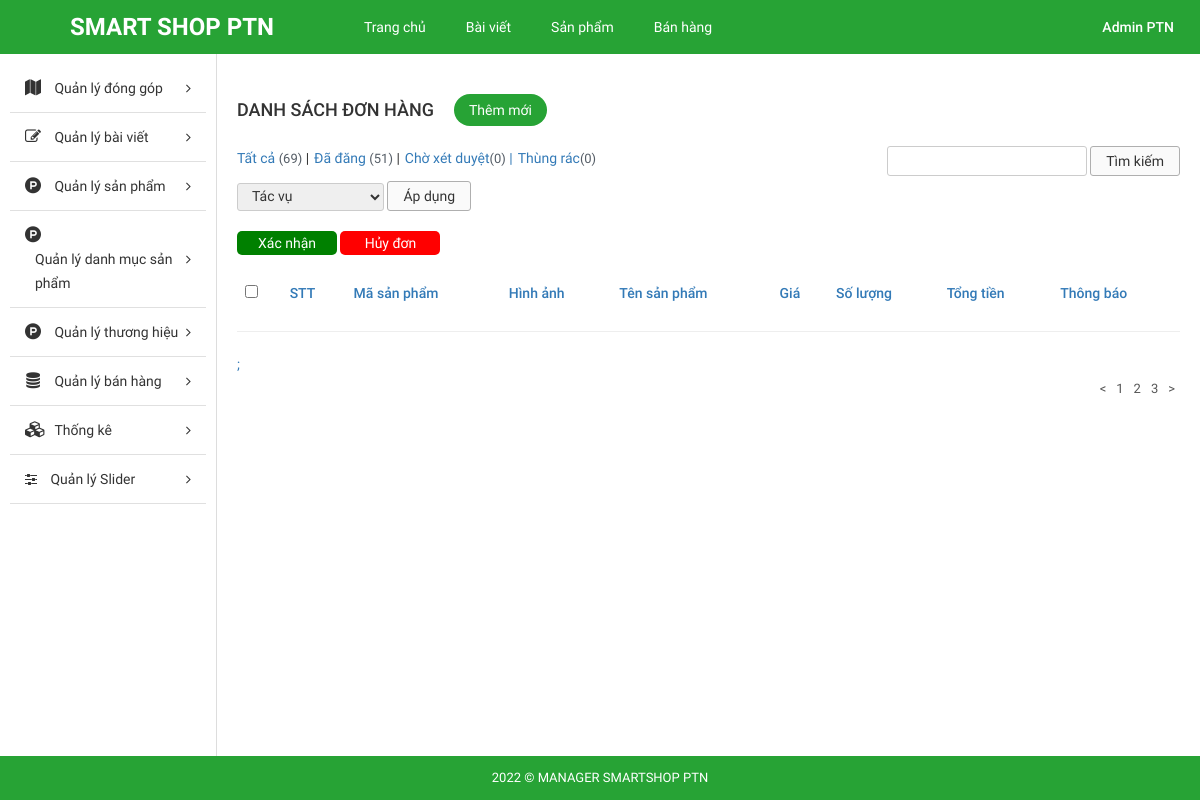
Page /admin/index.php?modules=orders&controllers=index&action=detail&id_order=21 (signed in) on the earlier database version.
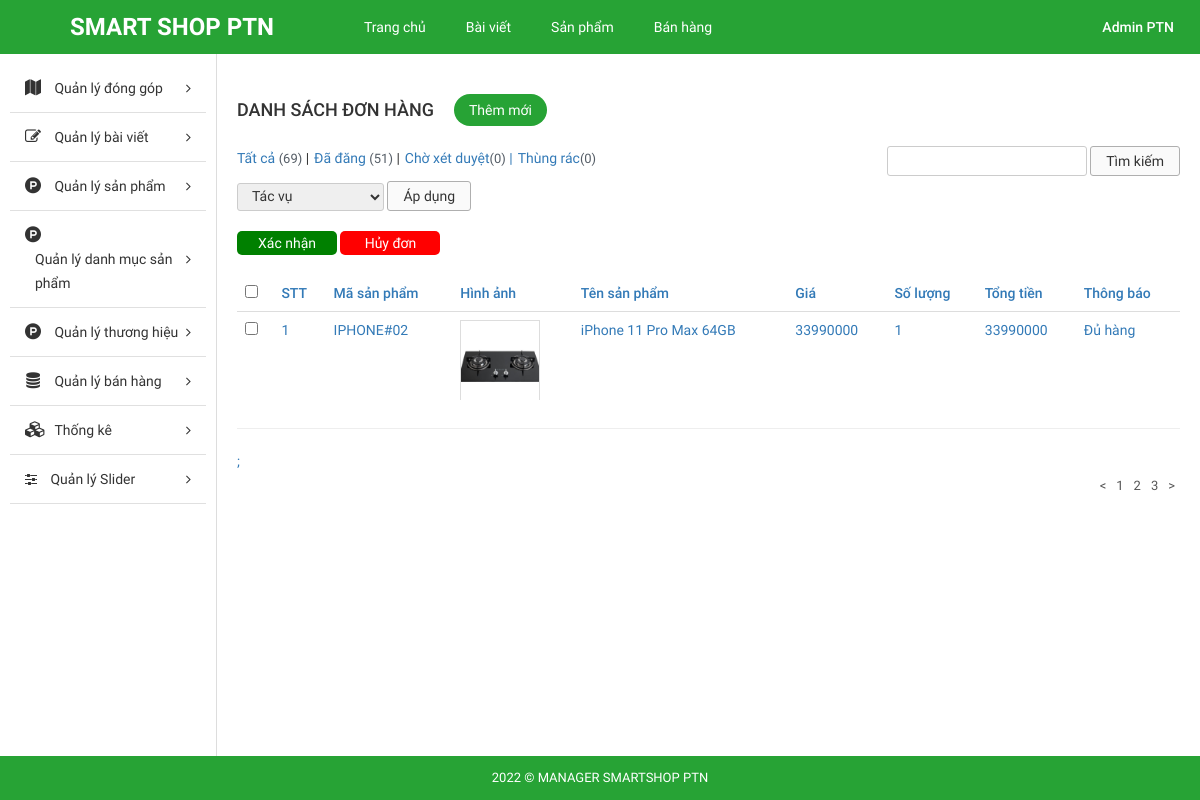
Same page on the later database version.
### tables this page shows
CREATE TABLE `tbl_product` (
  `id` int(11) NOT NULL,
  `id_category` int(11) NOT NULL,
  `id_brand` int(11) NOT NULL,
  `name` varchar(255) NOT NULL,
  `code` varchar(255) NOT NULL,
  `price` float NOT NULL,
  `promotional_price` float NOT NULL,
  `quantity` int(11) NOT NULL,
  `status` enum('còn hàng','hết hàng','hàng sắp về') NOT NULL,
  `description` text NOT NULL,
  `type_of_gas_stove` varchar(255) NOT NULL,
  `igniters` varchar(255) NOT NULL,
  `gas_consumption` varchar(255) NOT NULL,
  `burners` varchar(255) NOT NULL,
  `utilities` varchar(255) NOT NULL,
  `manufacturer_in` varchar(255) NOT NULL,
  `year_of_manufacture` varchar(255) NOT NULL,
  `user` varchar(255) NOT NULL,
  `create_date` varchar(255) NOT NULL,
  `image` varchar(255) NOT NULL,
  `level` enum('hot','normal','discount') NOT NULL
);

### admin/modules/orders/controllers/indexController.php (called while the page is built, shortened)
<?php
function detailAction(){
	$id_order = $_GET['id_order'];
	$data = array();
	$check = true;
	$data_order = getAllDetailOrderNo($id_order);
	foreach ($data_order as $key => $value) {
		$id_product = (int)$value['id_product'];
		$data_product = getProductInOrder($id_product);
		$data[$key]['sub_total_price'] = $value['sub_total_price'];
		$data[$key]['qty']  = $value['qty'];
		$data[$key]['code'] = $data_product['code'];
		$data[$key]['image'] = $data_product['image'];
		$data[$key]['name'] = $data_product['name'];
		$data[$key]['price'] = $data_product['price'];
		if($value['qty'] > $data_product['quantity']){
			$data[$key]['mess'] = "Thiếu hàng";
			$check = false;
		}else{
			$data[$key]['mess'] = "Đủ hàng";
		}
	};
	$data[count($data)] = $id_order;
	$data[count($data)] = $check;
	load_view('detail',$data);
}
?>

### admin/libraries/database.php (called while the page is built, shortened)
<?php
function db_query($query_string) {
    global $conn;
    $result = mysqli_query($conn, $query_string);
    return $result;
}
function db_fetch_row($query_string) {
    $mysqli_result = db_query($query_string);
    $result = mysqli_fetch_assoc($mysqli_result);
    return $result;
}
function db_fetch_array($query_string) {
    $result = array();
    $mysqli_result = db_query($query_string);
    while ($row = mysqli_fetch_assoc($mysqli_result)) {
        $result[] = $row;
    }
    return $result;
}

### admin/modules/orders/models/indexModel.php (called while the page is built, shortened)
<?php
function getAllDetailOrderNo($id_order){
	return db_fetch_array("SELECT * FROM `tbl_detail_order` WHERE `id_order` ='$id_order'");
}
function getProductInOrder($id_product){
	return db_fetch_row("SELECT * FROM `tbl_product` WHERE `id` ='$id_product'");
}
 ?>

### admin/core/router.php (called while the page is built, shortened)
<?php
$action_name = get_action().'Action';
call_function(array('construct', $action_name));

### admin/core/appload.php (called while the page is built, shortened)
<?php
require CONFIGPATH . DIRECTORY_SEPARATOR . 'database.php';
require LIBPATH . DIRECTORY_SEPARATOR . 'database.php';
require COREPATH . DIRECTORY_SEPARATOR . 'base.php';
require COREPATH . DIRECTORY_SEPARATOR . 'router.php';

### admin/index.php (called while the page is built, shortened)
<?php
require COREPATH.DIRECTORY_SEPARATOR.'appload.php';

### admin/modules/orders/views/detailView.php (the view, shortened to what the changed rows need)
<?php get_header(); ?>
<div id="main-content-wp" class="list-product-page" >
    <div class="wrap clearfix">
        <?php get_sidebar(); ?>
        <div id="content" class="fl-right">
            <div class="section" id="title-page">
                <div class="clearfix">
                    <h3 id="index" class="fl-left">Danh sách đơn hàng</h3>
                    <a href="?page=add_cat" title="" id="add-new" class="fl-left">Thêm mới</a>
                </div>
            </div>
            <div class="section" id="detail-page">
                <div class="section-detail">
                    <div class="filter-wp clearfix">
                        <ul class="post-status fl-left">
                            <li class="all"><a href="">Tất cả <span class="count">(69)</span></a> |</li>
                            <li class="publish"><a href="">Đã đăng <span class="count">(51)</span></a> |</li>
                            <li class="pending"><a href="">Chờ xét duyệt<span class="count">(0)</span> |</a></li>
                            <li class="pending"><a href="">Thùng rác<span class="count">(0)</span></a></li>
                        </ul>
                        <form method="GET" class="form-s fl-right">
                            <input type="text" name="s" id="s">
                            <input type="submit" name="sm_s" value="Tìm kiếm">
                        </form>
                    </div>
                    <div class="actions">
                        <form method="GET" action="" class="form-actions">
                            <select name="actions">
                                <option value="0">Tác vụ</option>
                            </select>
                            <input type="submit" name="sm_action" value="Áp dụng">
                        </form>
                    </div>
                    <div class="table-responsive">
                        <a  style=" <?php if(!$data[count($data) - 1]) echo "pointer-events: none;" ?> display: inline-block; text-align: center; margin-bottom: 20px;background-color: green;color: white; border: none; border-radius: 5px; width: 100px;"  href="?modules=orders&controllers=index&action=confirm&id_order=<?php echo $data[count($data)-2]; ?>">Xác nhận <a/>
                        <a style=" display: inline-block; text-align: center; margin-bottom: 20px;background-color: red;color: white; border: none; border-radius: 5px; width: 100px;"  href="?modules=orders&controllers=index&action=cancel&id_order=<?php echo $data[count($data)-2]; ?>" >Hủy đơn<a/>
                        <table class="table list-table-wp">
                            <thead>
                                <tr>
                                    <td><input type="checkbox" name="checkAll" id="checkAll"></td>
                                    <td><span class="thead-text">STT</span></td>
                                    <td><span class="thead-text">Mã sản phẩm</span></td>
                                    <td><span class="thead-text">Hình ảnh</span></td>
                                    <td><span class="thead-text">Tên sản phẩm</span></td>
                                    <td><span class="thead-text">Giá</span></td>
                                    <td><span class="thead-text">Số lượng</span></td>
                                    <td><span class="thead-text">Tổng tiền</span></td>
                                    <td><span class="thead-text">Thông báo</span></td>
                                </tr>
                            </thead>
                            <tbody>
                                <?php if(!empty($data))  foreach ($data as $key => $value) { if($key < count($data) -2){?>
                                <tr>
                                    <td><input type="checkbox" name="checkItem" class="checkItem"></td>
                                    <td><span class="tbody-text"><?php echo ($key +1) ;?></h3></span>
                                    <td><span class="tbody-text"><?php echo $value['code']; ?></h3></span>
                                    <td>
                                        <div class="tbody-thumb">
                                            <img src="<?php echo $value['image']; ?>" alt="">
                                        </div>
                                    </td>
                                    <td><span class="tbody-text"><?php echo $value['name']; ?></h3></span>
                                    <td><span class="tbody-text"><?php echo $value['price'] ;?></span></td>
                                    <td><span class="tbody-text"><?php echo $value['qty'] ;?></span></td>
                                    <td><span class="tbody-text"><?php echo $value['sub_total_price']; ?></span></td>
                                    <td><span  class="tbody-text"><?php echo $value['mess']; ?></span></td>
                                </tr>
                            <?php } }; ?>
                            </tbody>
                        </table>
                        <hr>;
                    </div>
                </div>
            </div>
            <div class="section" id="paging-wp">
                <div class="section-detail clearfix">
                    <ul id="list-paging" class="fl-right">
                        <li>
                            <a href="" title=""><</a>
                        </li>
                        <li>
                            <a href="" title="">1</a>
                        </li>
                        <li>
                            <a href="" title="">2</a>
                        </li>
                        <li>
                            <a href="" title="">3</a>
                        </li>
                        <li>
                            <a href="" title="">></a>
                        </li>
                    </ul>
                </div>
            </div>
        </div>
    </div>
</div>
<?php get_footer(); ?>

### admin/core/base.php (shortened to what the changed rows need)
<?php
function get_module() {
    global $config;
    $module = isset($_GET['modules']) ? $_GET['modules'] : $config['default_module'];
    return $module;
}
function call_function($list_function = array()) {
    if (is_array($list_function)) {
        foreach ($list_function as $f) {
            if (function_exists($f())) {
                $f();
            }
        }
    }
}
function load_view($name, $data_send = array()) {
    $data = $data_send;
    $path = MODULESPATH . DIRECTORY_SEPARATOR . get_module() . DIRECTORY_SEPARATOR . 'views' . DIRECTORY_SEPARATOR . $name . 'View.php';
    if (file_exists($path)) {
        require $path;
    } else {
        echo "Không tìm thấy {$path}";
    }
}
function get_header($name = '') {
    if (empty($name)) {
        $name = 'header';
    } else {
        $name = "header-{$name}";
    }
    $path = LAYOUTPATH . DIRECTORY_SEPARATOR . $name . '.php';
    if (file_exists($path)) {
        require $path;
    } else {
        echo "Không tìm thấy {$path}";
    }
}
function get_footer($name = '') {
    if (empty($name)) {
        $name = 'footer';
    } else {
        $name = "footer-{$name}";
    }
    $path = LAYOUTPATH . DIRECTORY_SEPARATOR . $name . '.php';
    if (file_exists($path)) {
        require $path;
    } else {
        echo "Không tìm thấy {$path}";
    }
}
function get_sidebar($name = '') {
    if (empty($name)) {
        $name = 'sidebar';
    } else {
        $name = "sidebar-{$name}";
    }
    $path = LAYOUTPATH . DIRECTORY_SEPARATOR . $name . '.php';
    if (file_exists($path)) {
        require $path;
    } else {
        echo "Không tìm thấy {$path}";
    }
}
?>

### admin/layout/header.php (shortened to what the changed rows need)
<!DOCTYPE html>
<html>
    <head>
        <link href="public/css/bootstrap/bootstrap.min.css" rel="stylesheet" type="text/css"/>
        <link href="public/css/bootstrap/bootstrap-theme.min.css" rel="stylesheet" type="text/css"/>
        <link href="public/reset.css" rel="stylesheet" type="text/css"/>
        <link href="public/css/font-awesome/css/font-awesome.min.css" rel="stylesheet" type="text/css"/>
        <link href="public/style.css" rel="stylesheet" type="text/css"/>
        <link href="public/responsive.css" rel="stylesheet" type="text/css"/>
    </head>
    <body>
        <div id="site">
            <div id="container">
                <div id="header-wp">
                    <div class="wp-inner clearfix">
                        <a href="?modules=home" title="" id="logo" class="fl-left">SMART SHOP PTN</a>
                        <ul id="main-menu" class="fl-left">
                            <li>
                                <a href="?modules=home" title="">Trang chủ</a>
                            </li>
                            <li>
                                <a href="?page=list_post" title="">Bài viết</a>
                            </li>
                            <li>
                                <a href="?modules=products&controllers=index&action=list" title="">Sản phẩm</a>
                            </li>
                            <li>
                                <a href="" title="">Bán hàng</a>
                            </li>
                        </ul>
                        <div id="dropdown-user" class="dropdown dropdown-extended fl-right">
                            <button class="dropdown-toggle clearfix" type="button"  data-toggle="dropdown" aria-haspopup="true" aria-expanded="true">
                            <h3 id="account" class="fl-right"><?php echo $_SESSION['fullname'];?></h3>
                            </button>
                        </div>
                    </div>
                </div>

### admin/layout/sidebar.php (shortened to what the changed rows need)
<div id="sidebar" class="fl-left">
    <ul id="sidebar-menu">
       <li class="nav-item">
            <a href="" title="" class="nav-link nav-toggle">
                <span class="fa fa-map icon"></span>
                <span class="title">Quản lý đóng góp</span>
            </a>
        </li>
        <li class="nav-item">
            <a href="" title="" class="nav-link nav-toggle">
                <span class="fa fa-pencil-square-o icon"></span>
                <span class="title">Quản lý bài viết</span>
            </a>
        </li>
        <li class="nav-item">
            <a href="" title="" class="nav-link nav-toggle">
                <span class="fa fa-product-hunt icon"></span>
                <span class="title">Quản lý sản phẩm</span>
            </a>
        </li>
        <li class="nav-item">
            <a href="" title="" class="nav-link nav-toggle">
                <span class="fa fa-product-hunt icon"></span>
                <span class="title">Quản lý danh mục sản phẩm</span>
            </a>
        </li>
            <li class="nav-item">
            <a href="" title="" class="nav-link nav-toggle">
                <span class="fa fa-product-hunt icon"></span>
                <span class="title">Quản lý thương hiệu</span>
            </a>
        </li>
        <li class="nav-item">
            <a href="" title="" class="nav-link nav-toggle">
                <span class="fa fa-database icon"></span>
                <span class="title">Quản lý bán hàng</span>
            </a>
        </li>
        <li class="nav-item">
            <a href="#" title="" class="nav-link nav-toggle">
                <span class="fa fa-cubes icon"></span>
                <span class="title">Thống kê</span>
            </a>
        </li>
        <li class="nav-item">
            <a href="#" title="" class="nav-link nav-toggle">
                <i class="fa fa-sliders" aria-hidden="true"></i>
                <span class="title">Quản lý Slider</span>
            </a>
        </li>
    </ul>
</div>

### admin/layout/footer.php
<div id="footer-wp">
    <div class="wp-inner">
        <p id="copyright">2022 © MANAGER SMARTSHOP PTN</p>
    </div>
</div>
</div>
</div>
</body>
</html>

Differences in the rows shown:
now on this page (row edited): tbl_product: code "IPHONE#02", image (picture), name "iPhone 11 Pro Max 64GB", price "33990000", qty "1", mess "Đủ hàng"
